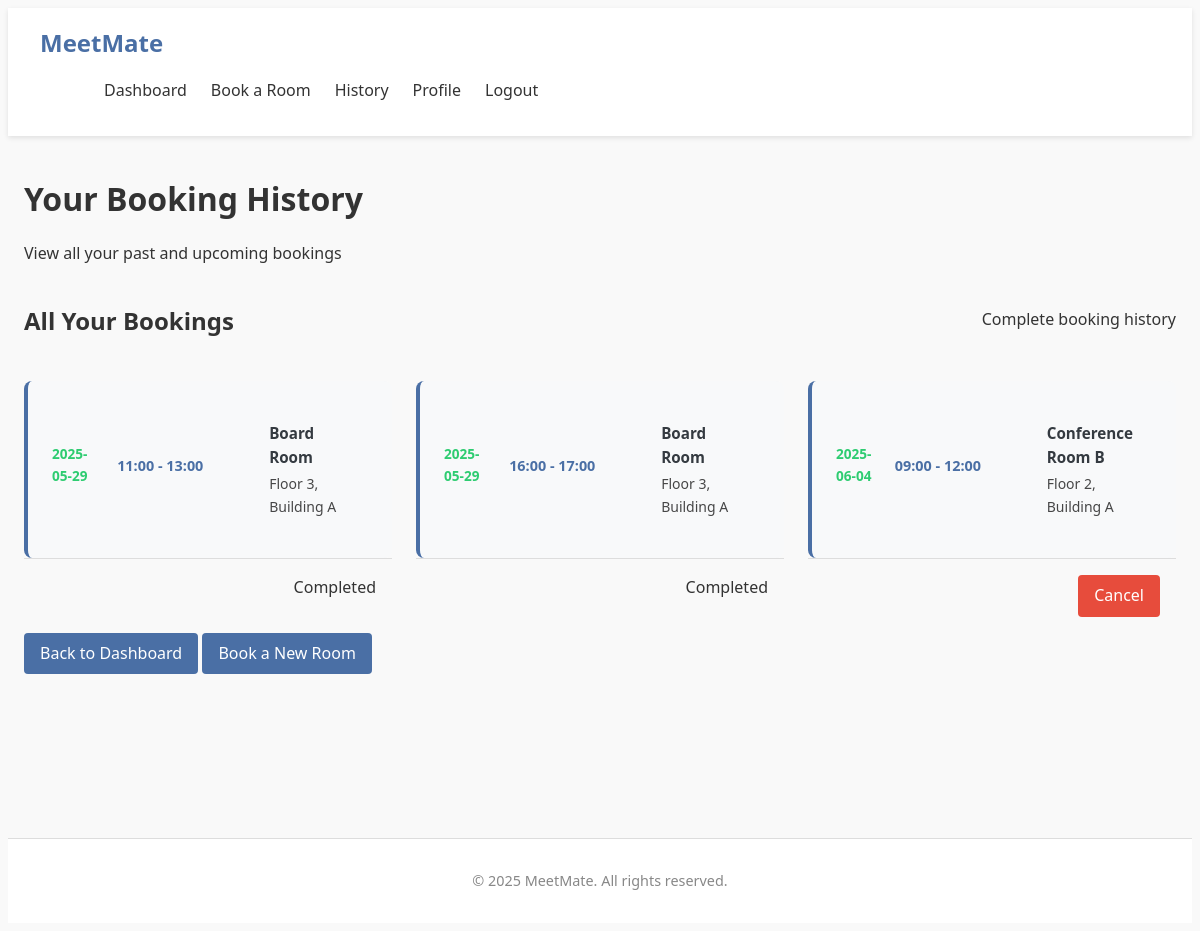
The app's page /history (signed in) with its own data.
### tables this page shows
CREATE TABLE bookings (
                id INTEGER PRIMARY KEY AUTOINCREMENT,
                user_id INTEGER NOT NULL,
                room_id INTEGER NOT NULL,
                date TEXT NOT NULL,
                time_start TEXT NOT NULL,
                time_end TEXT NOT NULL,
                booking_admin_id INTEGER,
                notes TEXT,
                FOREIGN KEY (user_id) REFERENCES users (id),
                FOREIGN KEY (room_id) REFERENCES rooms (id),
                FOREIGN KEY (booking_admin_id) REFERENCES users (id)
            );

CREATE TABLE rooms (
                id INTEGER PRIMARY KEY AUTOINCREMENT,
                name TEXT NOT NULL,
                location TEXT NOT NULL,
                capacity INTEGER NOT NULL
            );

### app.py (the view)
@app.route('/history')
@login_required
def history():
    user_id = session['user_id']
    user_bookings = get_user_bookings(user_id)
    from datetime import datetime, date, time
    now = datetime.now()
    current_date = now.date()
    current_time = now.time()
    for booking in user_bookings:
        booking_date = date.fromisoformat(booking['date'])
        booking_start_time = time.fromisoformat(booking['time_start'] + ':00' if len(booking['time_start']) == 5 else booking['time_start'])
        if booking_date > current_date:
            booking['can_cancel'] = True
        elif booking_date == current_date:
            booking['can_cancel'] = current_time < booking_start_time
        else:
            booking['can_cancel'] = False
    return render_template('history.html', bookings=user_bookings)

### app.py (called while the page is built)
def get_database_path():
    app_directory = app.root_path
    instance_directory = os.path.join(app_directory, 'instance')
    os.makedirs(instance_directory, exist_ok=True)
    database_path = os.path.join(instance_directory, 'meetmate.db')
    return database_path

def get_database_connection():
    db_path = get_database_path()
    connection = sqlite3.connect(db_path)
    connection.row_factory = sqlite3.Row
    return connection

def get_user_by_id(user_id):
    connection = get_database_connection()
    cursor = connection.cursor()
    cursor.execute("SELECT * FROM users WHERE id = ?", (user_id,))
    user = cursor.fetchone()
    connection.close()
    if user:
        return dict(user)
    return None

def get_user_bookings(user_id):
    connection = get_database_connection()
    cursor = connection.cursor()
    cursor.execute('''
        SELECT
            b.id,
            b.date,
            b.time_start,
            b.time_end,
            b.notes,
            r.name as room_name,
            r.location as room_location
        FROM bookings b
        JOIN rooms r ON b.room_id = r.id
        WHERE b.user_id = ?
        ORDER BY b.date, b.time_start
    ''', (user_id,))
    bookings = cursor.fetchall()
    connection.close()
    return [dict(booking) for booking in bookings]

def login_required(f):
    @wraps(f)
    def decorated_function(*args, **kwargs):
        if 'user_id' not in session:
            flash('Please login to access this page', 'error')
            return redirect(url_for('login'))
        user = get_user_by_id(session['user_id'])
        if not user:
            session.clear()
            flash('Your account is no longer valid. Please login again.', 'warning')
            return redirect(url_for('login'))
        return f(*args, **kwargs)
    return decorated_function

### templates/history.html (shortened to what this page needs)
{% extends "base.html" %}
{% block content %}
<div class="history-page">
    <h1>Your Booking History</h1>
    <p>View all your past and upcoming bookings</p>
    <div class="history-section">
        <div class="section-card">
            <div class="section-header">
                <h2>All Your Bookings</h2>
                <span class="subtitle">Complete booking history</span>
            </div>
            {% if bookings %}
                <div class="bookings-list">
                    {% for booking in bookings %}
                        <div class="booking-item">
                            <div class="booking-info">
                                <div class="booking-date">
                                    {{ booking.date }}
                                </div>
                                <div class="booking-time">
                                    {{ booking.time_start }} - {{ booking.time_end }}
                                </div>
                                <div class="booking-details">
                                    <strong>{{ booking.room_name }}</strong>
                                    <div class="booking-location">
                                        {{ booking.room_location }}
                                    </div>
                                </div>
                            </div>
                            <div class="booking-actions">
                                {% if booking.can_cancel %}
                                    <a href="{{ url_for('cancel_booking', booking_id=booking.id) }}"
                                       class="btn btn-danger btn-small"
                                       onclick="return confirm('Are you sure you want to cancel this booking?')">
                                        Cancel
                                    </a>
                                {% else %}
                                    <div class="booking-status">
                                        <span class="status-completed">
                                            Completed
                                        </span>
                                    </div>
                                {% endif %}
                            </div>
                        </div>
                    {% endfor %}
                </div>
            {% else %}
                <div class="no-bookings">
                    <p>You don't have any bookings yet</p>
                    <a href="{{ url_for('booking') }}" class="btn btn-primary">Book Your First Room</a>
                </div>
            {% endif %}
        </div>
    </div>
    <div class="page-actions">
        <a href="{{ url_for('dashboard') }}" class="btn btn-secondary">Back to Dashboard</a>
        <a href="{{ url_for('booking') }}" class="btn btn-primary">Book a New Room</a>
    </div>
</div>
{% endblock %}

### static/css/style.css (style rules this page uses)
:root { --primary-color: #4a6fa5; --primary-color-rgb: 74, 111, 165; --secondary-color: #6c757d; --success-color: #28a745; --danger-color: #dc3545; --warning-color: #ffc107; --info-color: #17a2b8; --light-color: #f8f9fa; --dark-color: #343a40; --body-bg: #f5f7fa; --light-text: #6c757d; --dark-text: #343a40; --border-color: #dee2e6; --shadow: 0 2px 10px rgba(0, 0, 0, 0.1); --border-radius: 0.25rem; --secondary-color: #2ecc71; --danger-color: #e74c3c; --warning-color: #f39c12; --text-color: #333; --light-text: #888; --light-bg: #f9f9f9; --border-color: #ddd; --shadow: 0 2px 5px rgba(0, 0, 0, 0.1); }
body { font-family: 'Segoe UI', Tahoma, Geneva, Verdana, sans-serif; line-height: 1.6; color: var(--text-color); background-color: var(--light-bg); }
h1, h2, h3, h4, h5, h6 { margin-bottom: 1rem; font-weight: 600; }
a { text-decoration: none; color: var(--primary-color); }
.btn { display: inline-block; padding: 0.5rem 1rem; background-color: var(--primary-color); color: white; border: none; border-radius: 4px; cursor: pointer; font-size: 1rem; transition: background-color 0.3s; }
.btn-primary { background-color: var(--primary-color); }
.btn-danger { background-color: var(--danger-color); }
.section-header { display: flex; justify-content: space-between; align-items: center; margin-bottom: 1.5rem; }
.bookings-list { display: grid; grid-template-columns: repeat(auto-fill, minmax(300px, 1fr)); gap: 1.5rem; }
.booking-location { font-size: 0.875rem; opacity: 0.9; }
.booking-details { padding: 1rem; }
.booking-date, .booking-time { display: flex; align-items: center; margin-bottom: 0.5rem; }
.booking-actions { padding: 1rem; border-top: 1px solid var(--border-color); text-align: right; }
.booking-info { background-color: #f8f9fa; padding: 1.5rem; border-radius: 8px; border-left: 4px solid var(--primary-color); }
.booking-info { flex: 1; display: flex; align-items: center; gap: 1rem; }
.booking-time { color: var(--primary-color); font-weight: 600; font-size: 0.9rem; display: flex; align-items: center; gap: 0.25rem; min-width: 120px; }
.booking-details { display: flex; flex-direction: column; gap: 0.25rem; }
.booking-details strong { color: var(--dark-text); font-size: 0.95rem; }
.booking-date { color: var(--secondary-color); font-weight: 600; font-size: 0.85rem; display: flex; align-items: center; gap: 0.25rem; }

### records on screen
bookings: date "2025-05-29", time_start "11:00", time_end "13:00", room_name "Board Room", room_location "Floor 3, Building A", shows "Completed"
bookings: date "2025-05-29", time_start "16:00", time_end "17:00", room_name "Board Room", room_location "Floor 3, Building A", shows "Completed"
bookings: date "2025-06-04", time_start "09:00", time_end "12:00", room_name "Conference Room B", room_location "Floor 2, Building A"
